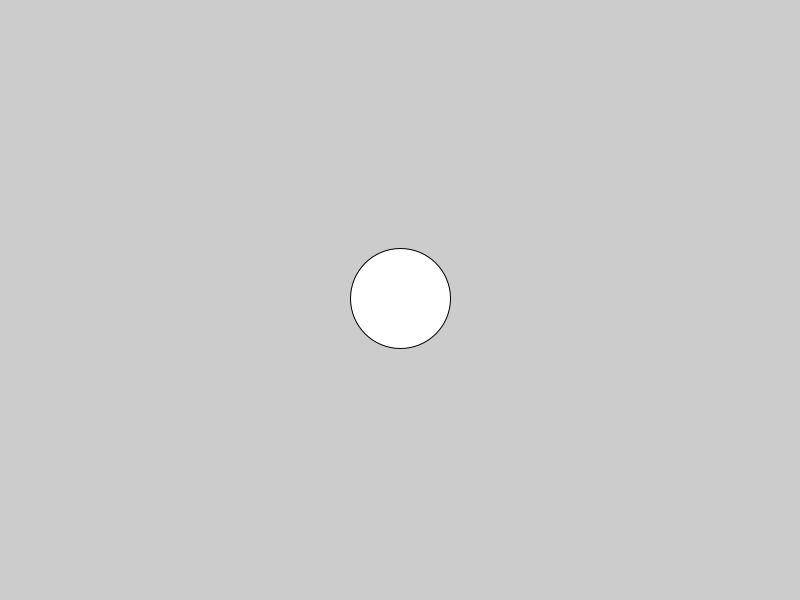
Frame 1 (no input)
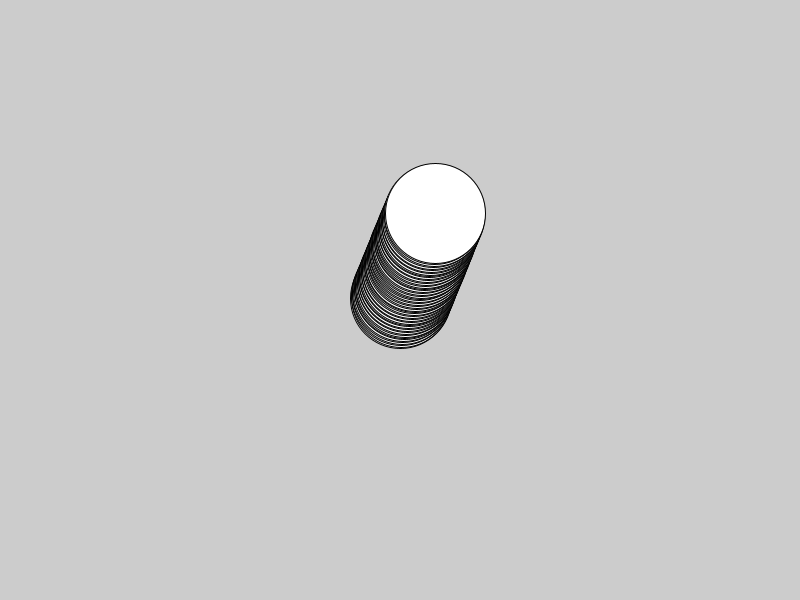
Frame 60 (the mouse pressed at the canvas centre just before this capture)
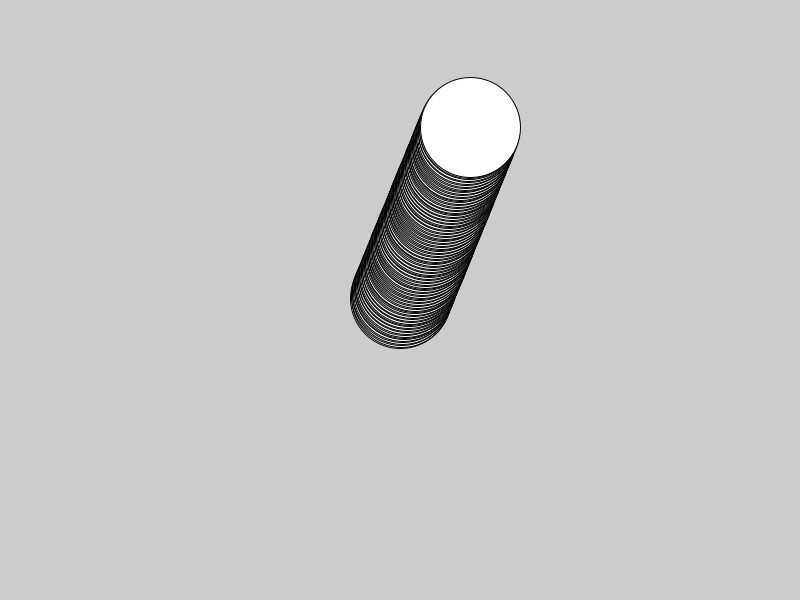
Frame 120 (the mouse held since frame 60 and released just before this capture)

The Processing sketch that drew these frames (run headless with seeded random() and noise(); from frame 60 on, the mouse is pressed at the canvas centre):

// Processing sketch: particulas
// ── particulas.pde
Particle part;

void setup(){
  size(800,600);
  
  part = new Particle(width/2, height/2, 100);
 
}

void draw(){
  
  
  part.update();
  
  part.display();
  
  

}


class Particle {
  float x, y;
  float velX = random(-2,2); 
  float velY = random(-3,3);
  float diameter;
  
  Particle(float posX, float posY, float diam){
    x = posX;
    y = posY;
    diameter = diam;
    
  }
  
  void display(){
    ellipse(x,y,diameter,diameter);
  }
  
  void update(){
    x+=velX;
    y+=velY;  
  }
  
 
    
 

}
